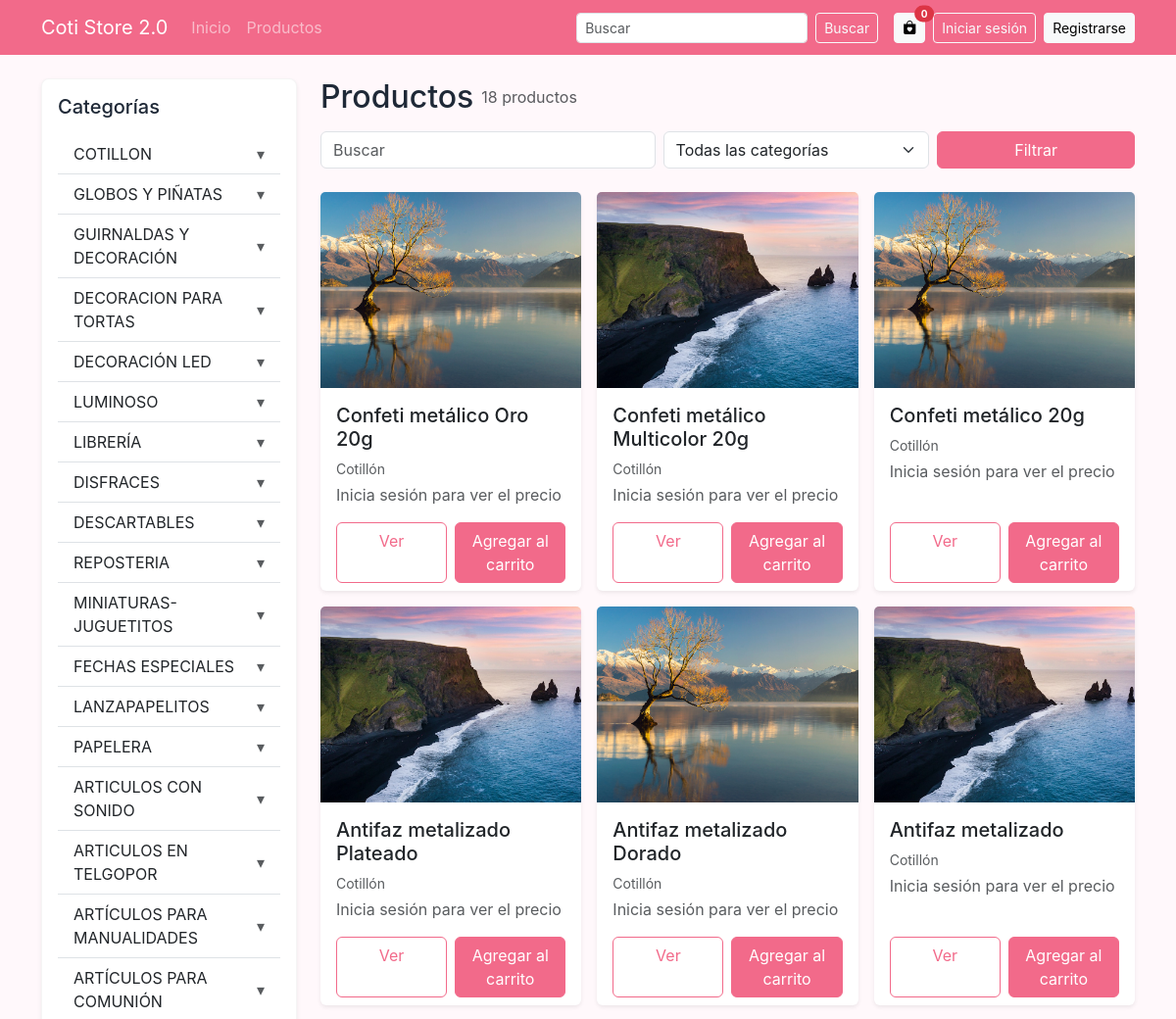
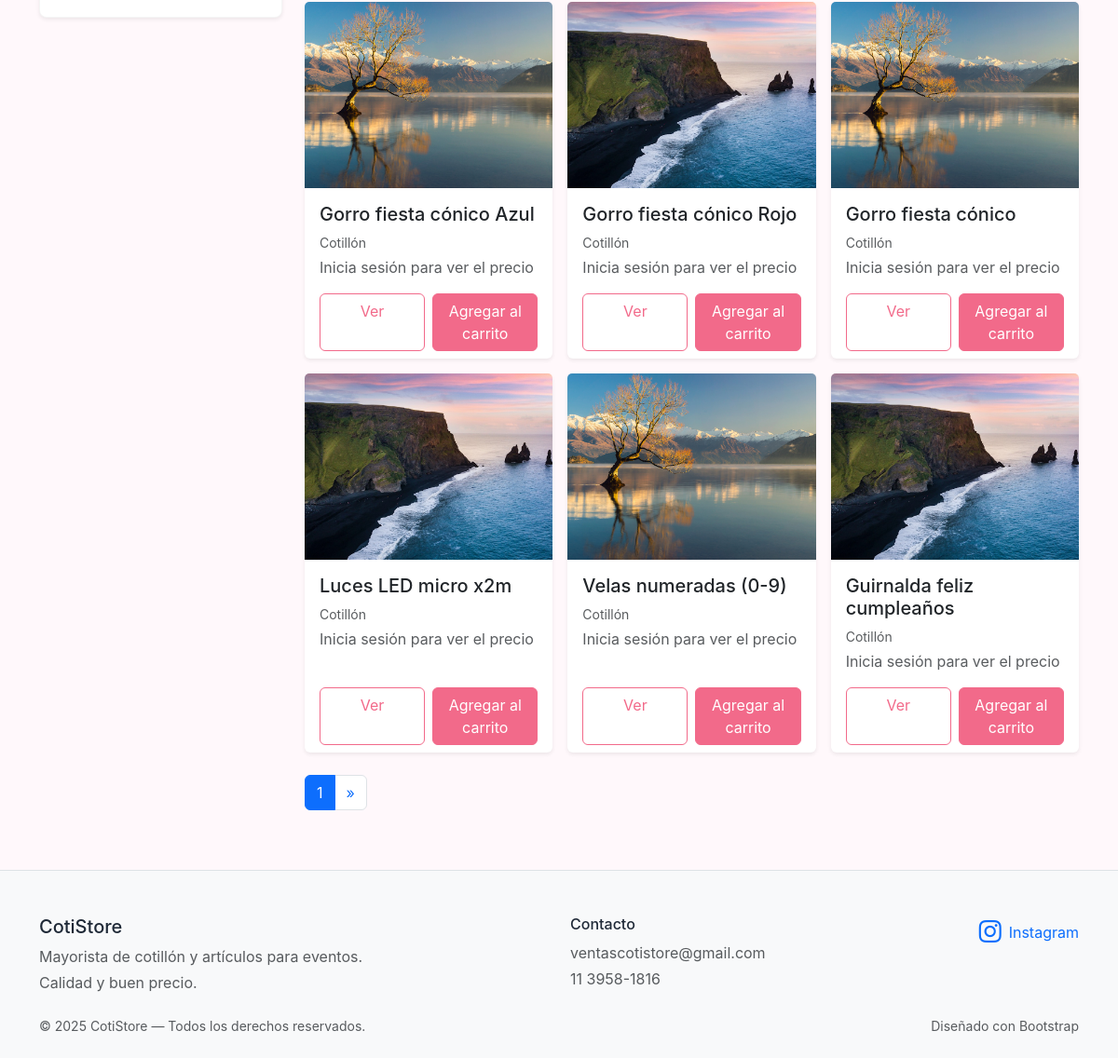
Screenshot of /catalogo/ with the database file from the repository (2 pictures, top to bottom).
### products/models.py (models this page shows, shortened)
class Product(models.Model):
    user = models.ForeignKey(settings.AUTH_USER_MODEL, on_delete=models.CASCADE, related_name="products")
    categoria = models.ForeignKey(Category, on_delete=models.SET_NULL, null=True, blank=True, related_name="products")
    nombre = models.CharField(max_length=100)
    slug = models.SlugField(max_length=120, unique=True, blank=True)
    precio = models.DecimalField(max_digits=10, decimal_places=2)
    descripcion = models.TextField(blank=True)
    imagen = models.ImageField(upload_to="products/", blank=True, null=True)
    stock = models.PositiveIntegerField(default=0)
    activo = models.BooleanField(default=True)
    creado_en = models.DateTimeField(auto_now_add=True)
    class Meta:
        ordering = ["-creado_en"]

class Category(models.Model):
    nombre = models.CharField(max_length=100, unique=True)
    slug = models.SlugField(max_length=110, unique=True, blank=True)
    descripcion = models.TextField(blank=True)
    parent = models.ForeignKey(
        "self",
        on_delete=models.SET_NULL,
        null=True,
        blank=True,
        related_name="children"
    )
    class Meta:
        ordering = ["nombre"]
        verbose_name = "Categoría"
        verbose_name_plural = "Categorías"
    def __str__(self):
        return self.nombre

### products/views.py (the view)
# urls.py: path("catalogo/", product_views.StoreListView.as_view(), name="catalogo"),
class StoreListView(generic.ListView):
    template_name = "store/catalogo.html"
    paginate_by = 12
    context_object_name = "products"
    def get_queryset(self):
        qs = Product.objects.filter(activo=True).select_related("categoria")
        cat = self.request.GET.get("categoria")
        q = self.request.GET.get("q")
        if cat:
            qs = qs.filter(categoria__slug=cat)
        if q:
            qs = qs.filter(nombre__icontains=q)
        return qs
    def get_context_data(self, **kwargs):
        ctx = super().get_context_data(**kwargs)
        ctx["categorias"] = Category.objects.all()
        ctx["current_cat"] = self.request.GET.get("categoria") or ""
        ctx["q"] = self.request.GET.get("q") or ""
        ctx["static_categories"] = [
            "COTILLON",
            "GLOBOS Y PIÑATAS",
            "GUIRNALDAS Y DECORACIÓN",
            "DECORACION PARA TORTAS",
            "DECORACIÓN LED",
            "LUMINOSO",
            "LIBRERÍA",
            "DISFRACES",
            "DESCARTABLES",
            "REPOSTERIA",
            "MINIATURAS-JUGUETITOS",
            "FECHAS ESPECIALES",
            "LANZAPAPELITOS",
            "PAPELERA",
            "ARTICULOS CON SONIDO",
            "ARTICULOS EN TELGOPOR",
            "ARTÍCULOS PARA MANUALIDADES",
            "ARTÍCULOS PARA COMUNIÓN",
        ]
        return ctx

### templates/store/catalogo.html (shortened to what this page needs)
{% extends "base.html" %}
{% block content %}
<div class="row g-4">
  <div class="col-lg-3">
    <div class="p-3 section-light rounded-3 shadow-sm">
      <h5 class="mb-3">Categorías</h5>
      <div class="list-group list-group-flush">
        {% for name in static_categories %}
          <div class="list-group-item d-flex justify-content-between align-items-center">
            <span>{{ name }}</span>
            <span class="text-muted">&#9662;</span>
          </div>
        {% endfor %}
      </div>
    </div>
  </div>
  <div class="col-lg-9">
    <div class="d-flex flex-wrap align-items-center gap-2 mb-3">
      <h2 class="mb-0">Productos</h2>
      <span class="text-muted">{{ page_obj.paginator.count }} productos</span>
    </div>
    <form class="row g-2 align-items-center mb-4" method="get">
      <div class="col-md-5">
        <input type="text" class="form-control" name="q" placeholder="Buscar" value="{{ q }}">
      </div>
      <div class="col-md-4">
        <select name="categoria" class="form-select">
          <option value="">Todas las categorías</option>
        </select>
      </div>
      <div class="col-md-3 d-grid">
        <button class="btn btn-primary" type="submit">Filtrar</button>
      </div>
    </form>
    <div class="row g-3">
      {% for product in products %}
        <div class="col-12 col-sm-6 col-lg-4">
          <div class="card h-100 border-0 shadow-sm">
            {% if product.imagen %}
              <img src="{{ product.imagen.url }}" class="card-img-top" alt="{{ product.nombre }}" style="object-fit:cover; height:200px;">
            {% else %}
              <div class="bg-light d-flex align-items-center justify-content-center" style="height:200px;">Sin imagen</div>
            {% endif %}
            <div class="card-body">
              <h5 class="card-title">{{ product.nombre }}</h5>
              <p class="text-muted small mb-1">{{ product.categoria }}</p>
              {% if user.is_authenticated %}
                <p class="fw-bold mb-0">${{ product.precio }}</p>
              {% else %}
                <p class="text-muted mb-0">Inicia sesión para ver el precio</p>
              {% endif %}
            </div>
            <div class="card-footer bg-transparent border-0 pt-0">
              <div class="d-flex gap-2">
                <a class="btn btn-outline-primary w-100" href="{% url 'product-detail' product.pk %}">Ver</a>
                <button
                  class="btn btn-primary w-100"
                  type="button"
                  data-add-to-cart
                  data-id="{{ product.id }}"
                  data-nombre="{{ product.nombre }}"
                  data-precio="{{ product.precio|floatformat:'2'|default:'0' }}"
                  data-imagen="{% if product.imagen %}{{ product.imagen.url }}{% else %}https://via.placeholder.com/120?text=Producto{% endif %}"
                  data-bs-toggle="offcanvas"
                  data-bs-target="#offcanvasScrolling"
                >
                  Agregar al carrito
                </button>
              </div>
            </div>
          </div>
        </div>
      {% empty %}
        <p class="text-muted">Sin resultados.</p>
      {% endfor %}
    </div>
    <div class="mt-4">
      {% if is_paginated %}
        <nav>
          <ul class="pagination">
            <li class="page-item active"><span class="page-link">{{ page_obj.number }}</span></li>
            {% if page_obj.has_next %}
              <li class="page-item"><a class="page-link" href="?page={{ page_obj.next_page_number }}&q={{ q }}&categoria={{ current_cat }}">&raquo;</a></li>
            {% endif %}
          </ul>
        </nav>
      {% endif %}
    </div>
  </div>
</div>
{% endblock %}

### templates/base.html (shortened to what this page needs)
<!DOCTYPE html>
<html lang="es">
<head>
  <link rel="stylesheet" href="https://cdn.jsdelivr.net/npm/bootstrap@5.3.3/dist/css/bootstrap.min.css">
  <link rel="stylesheet" href="https://cdn.jsdelivr.net/npm/bootstrap-icons@1.11.3/font/bootstrap-icons.css">
</head>
<body>
  <nav class="navbar navbar-expand-lg navbar-dark navbar-custom mb-4">
    <div class="container">
      <a class="navbar-brand d-flex align-items-center gap-2" href="/">
        <span>Coti Store 2.0</span>
      </a>
      <div class="collapse navbar-collapse" id="mainNav">
        <ul class="navbar-nav me-auto">
          <li class="nav-item"><a class="nav-link" href="/">Inicio</a></li>
          <li class="nav-item"><a class="nav-link" href="{% url 'catalogo' %}">Productos</a></li>
        </ul>
        <form class="d-flex me-3" action="{% url 'catalogo' %}" method="get" role="search">
          <input class="form-control form-control-sm me-2" type="search" name="q" placeholder="Buscar" aria-label="Buscar">
          <button class="btn btn-sm btn-outline-light" type="submit">Buscar</button>
        </form>
        <div class="d-flex align-items-center gap-2">
          <button class="btn btn-sm btn-light position-relative" type="button" data-bs-toggle="offcanvas" data-bs-target="#offcanvasScrolling" aria-controls="offcanvasScrolling" title="Carrito">
            <i class="bi bi-bag-heart-fill"></i>
            <span class="position-absolute top-0 start-100 translate-middle badge rounded-pill bg-danger" id="cartCountBadge" style="font-size:10px;">0</span>
          </button>
          {% if user.is_authenticated %}
            <span class="text-white-50 small d-none d-md-inline">Hola, {{ user.username }}</span>
            {% if user.is_staff or user.is_superuser %}
              <a class="btn btn-sm btn-light" href="{% url 'admin:index' %}">Admin</a>
            {% else %}
              <a class="btn btn-sm btn-light" href="{% url 'account' %}">Mi cuenta</a>
            {% endif %}
            <form action="{% url 'logout' %}" method="post" class="d-inline">
              {% csrf_token %}
              <button class="btn btn-sm btn-outline-light" type="submit">Salir</button>
            </form>
          {% else %}
            <a class="btn btn-sm btn-outline-light" href="{% url 'login' %}">Iniciar sesión</a>
            <a class="btn btn-sm btn-light" href="{% url 'signup' %}">Registrarse</a>
          {% endif %}
        </div>
      </div>
    </div>
  </nav>
  <main class="container mb-5">
    {% block content %}{% endblock %}
  </main>
  <footer class="pt-5 pb-4 bg-light border-top">
    <div class="container">
      <div class="row g-4">
        <div class="col-md-6">
          <h5 class="mb-2">CotiStore</h5>
          <p class="mb-1 text-muted">Mayorista de cotillón y artículos para eventos.</p>
          <p class="mb-0 text-muted">Calidad y buen precio.</p>
        </div>
        <div class="col-md-3">
          <h6 class="mb-2">Contacto</h6>
          <p class="mb-1 text-muted">ventascotistore@gmail.com</p>
          <p class="mb-0 text-muted">11 3958-1816</p>
        </div>
        <div class="col-md-3 d-flex align-items-start justify-content-md-end">
          <a class="text-primary d-flex align-items-center gap-2 text-decoration-none" href="https://www.instagram.com/cotistore_mayorista" target="_blank" rel="noopener noreferrer">
            <i class="bi bi-instagram fs-4"></i>
            <span>Instagram</span>
          </a>
        </div>
      </div>
      <div class="d-flex justify-content-between align-items-center small text-muted mt-4">
        <span>&copy; 2025 CotiStore — Todos los derechos reservados.</span>
        <span>Diseñado con Bootstrap</span>
      </div>
    </div>
  </footer>
</body>
</html>

### rows the page displays
Product: imagen (picture), nombre "Confeti metálico Oro 20g", categoria "Cotillón"
Product: imagen (picture), nombre "Confeti metálico Multicolor 20g", categoria "Cotillón"
Product: imagen (picture), nombre "Confeti metálico 20g", categoria "Cotillón"
Product: imagen (picture), nombre "Antifaz metalizado Plateado", categoria "Cotillón"
Product: imagen (picture), nombre "Antifaz metalizado Dorado", categoria "Cotillón"
Product: imagen (picture), nombre "Antifaz metalizado", categoria "Cotillón"
Product: imagen (picture), nombre "Gorro fiesta cónico Azul", categoria "Cotillón"
Product: imagen (picture), nombre "Gorro fiesta cónico Rojo", categoria "Cotillón"
Product: imagen (picture), nombre "Gorro fiesta cónico", categoria "Cotillón"
Product: imagen (picture), nombre "Luces LED micro x2m", categoria "Cotillón"
Product: imagen (picture), nombre "Velas numeradas (0-9)", categoria "Cotillón"
Product: imagen (picture), nombre "Guirnalda feliz cumpleaños", categoria "Cotillón"

### other values shown
{{ name }} "COTILLON" "GLOBOS Y PIÑATAS" "GUIRNALDAS Y DECORACIÓN" "DECORACION PARA TORTAS" "DECORACIÓN LED" "LUMINOSO" "LIBRERÍA" "DISFRACES" "DESCARTABLES" "REPOSTERIA" "MINIATURAS-JUGUETITOS" "FECHAS ESPECIALES" "LANZAPAPELITOS" "PAPELERA" "ARTICULOS CON SONIDO" "ARTICULOS EN TELGOPOR" "ARTÍCULOS PARA MANUALIDADES" "ARTÍCULOS PARA COMUNIÓN"
{{ page_obj.paginator.count }} "18"
{{ page_obj.number }} "1"
